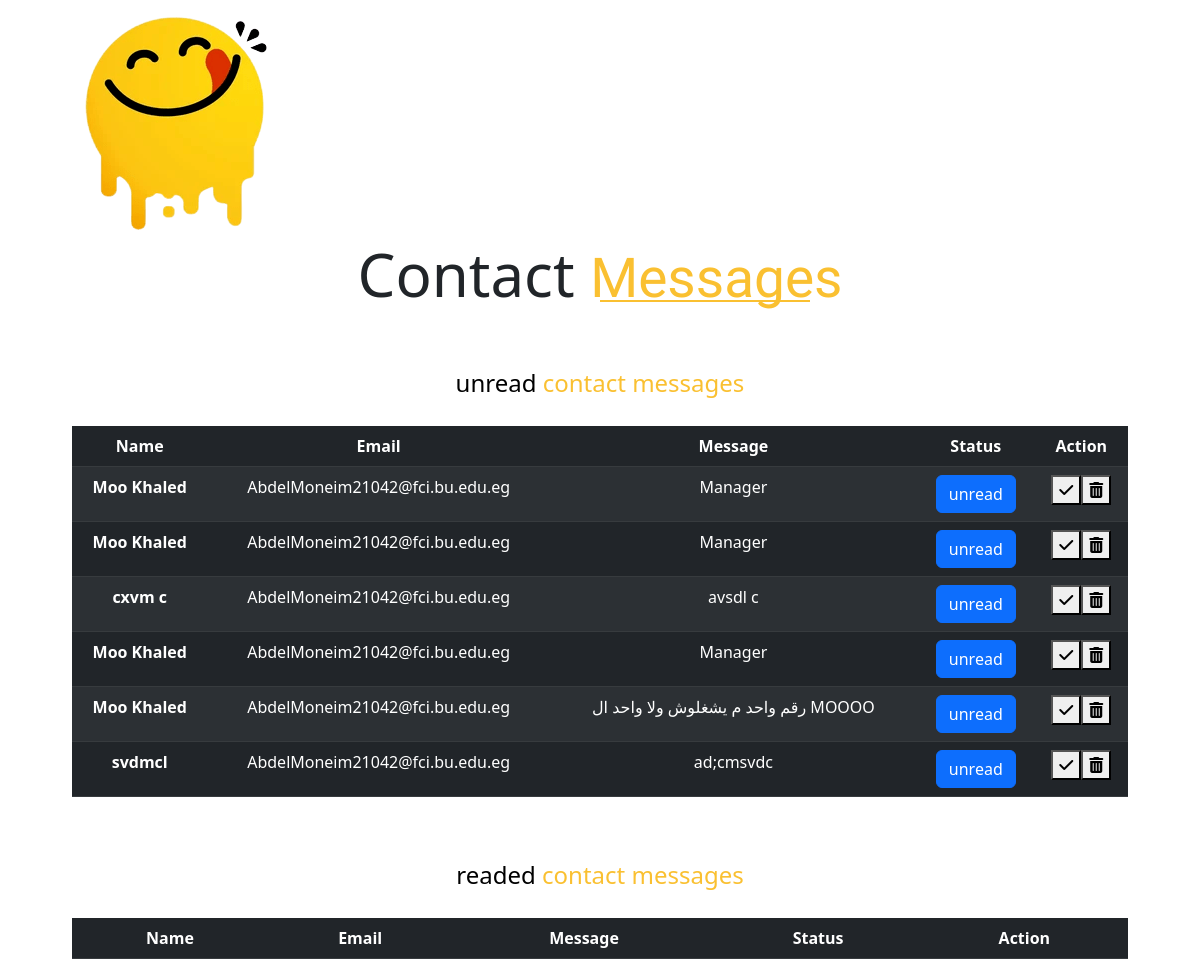
The page /Contact_Display.php (signed in) on the database its author committed.
### tables this page shows
CREATE TABLE `contactus` (
  `id` int(11) NOT NULL,
  `name` varchar(50) NOT NULL,
  `email` text NOT NULL,
  `message` text NOT NULL,
  `status` varchar(50) NOT NULL
);

### Contact_Display.php (the view, shortened to what this page needs)
<!DOCTYPE html>
<html lang="en">
<head>
    <link rel="stylesheet" href="css/all.css">
    <link rel="stylesheet" href="css/bootstrap.min.css">
    <link rel="stylesheet" href="css/style.css">
</head>
<body>
    <section class="contact_messages">
        <div class="container">
            <a href="dashboard.php"> <img src="image/logo.png" class="logo_card"></a>
            <h1>Contact <span class="contact-text">Messages</span></h1>
            <h4><span style="color: black;">unread</span> contact messages</h4>
            <table class="table table-dark table-striped text-center">
                <thead>
                    <tr>
                        <th scope="col">Name</th>
                        <th scope="col">Email</th>
                        <th scope="col">Message</th>
                        <th scope="col">Status</th>
                        <th scope="col">Action</th>
                    </tr>
                </thead>
                <tbody>
                    <?php
                    $con = mysqli_connect("localhost", "root", "", "yummy") or die("connection failed");
                    $sql = "SELECT * FROM contactus WHERE status = 'unread' ORDER BY email";
                    $result = $con->query($sql);
                    if ($result->num_rows > 0) {
                        while ($row = $result->fetch_assoc()) {
                            echo '<tr>';
                            echo '<th scope="row">' . $row['name'] . '</th>';
                            echo '<td>' . $row['email'] . '</td>';
                            echo '<td>' . $row['message'] . '</td>';
                            echo '<td><button class="btn btn-primary">' . $row['status'] . '</button></td>';
                            echo '<td>';
                            echo '<form method="post">';
                            echo '<button name = "update""><i class="fa-solid fa-check true_icon"></i></button>';
                            echo '<button  type="submit" name="delete">
                        <i class="delete fa-solid fa-trash-can"></i>
                    </button>';
                            echo '</form>';
                            echo '</td>';
                            echo '</tr>';
                        }
                    }
                    ?>
                </tbody>
            </table>
            <h4 class="pt-5"><span style="color: black;">readed</span> contact messages</h4>
            <table class="table table-dark table-striped text-center">
                <thead>
                    <tr>
                        <th scope="col">Name</th>
                        <th scope="col">Email</th>
                        <th scope="col">Message</th>
                        <th scope="col">Status</th>
                        <th scope="col">Action</th>
                    </tr>
                </thead>
            </table>
        </div>
    </section>
</body>
</html>

### css/style.css (style rules this page uses)
* { margin : 0px; box-sizing: border-box; }
.container { width: 90%; }
.contact_messages .contact-text { font-size : 55px; font-weight: 700px; font-family: 'Alkatra', cursive; color : #fac031; position : relative; }
.contact_messages .contact-text::after { content : ""; width : 210px; height : 2px; background-color: #fac031; position : absolute; top : 85%; left : 10px; }
.contact_messages h1 { font-size : 60px; font-weight : 500px; padding-bottom: 50px; text-align : center; }
.contact_messages h4 { color: #fac031; text-align: center; padding-bottom: 20px; }

### rows shown on the page
contactus: name "Moo Khaled", email "AbdelMoneim21042@fci.bu.edu.eg", message "Manager", status "unread"
contactus: name "Moo Khaled", email "AbdelMoneim21042@fci.bu.edu.eg", message "Manager", status "unread"
contactus: name "cxvm c", email "AbdelMoneim21042@fci.bu.edu.eg", message "avsdl c", status "unread"
contactus: name "Moo Khaled", email "AbdelMoneim21042@fci.bu.edu.eg", message "Manager", status "unread"
contactus: name "Moo Khaled", email "AbdelMoneim21042@fci.bu.edu.eg", message "رقم واحد م يشغلوش ولا واحد ال MOOOO", status "unread"
contactus: name "svdmcl", email "AbdelMoneim21042@fci.bu.edu.eg", message "ad;cmsvdc", status "unread"
